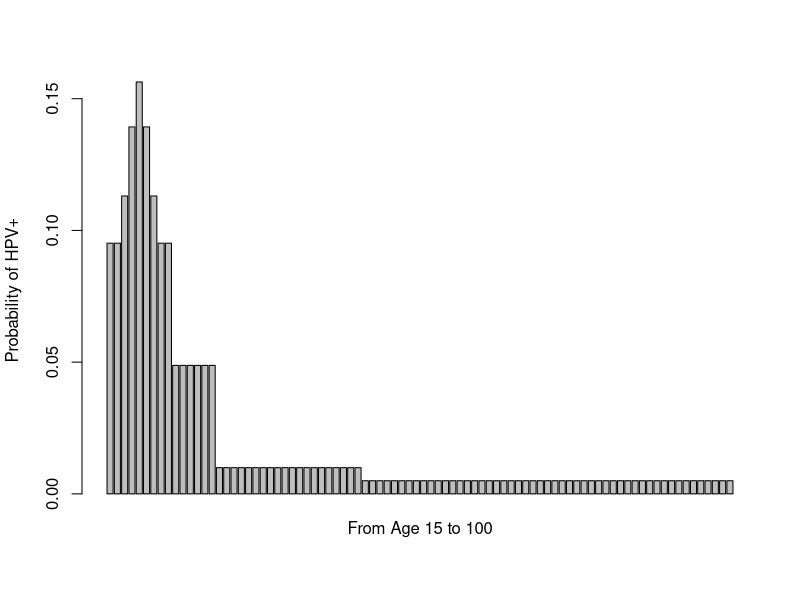
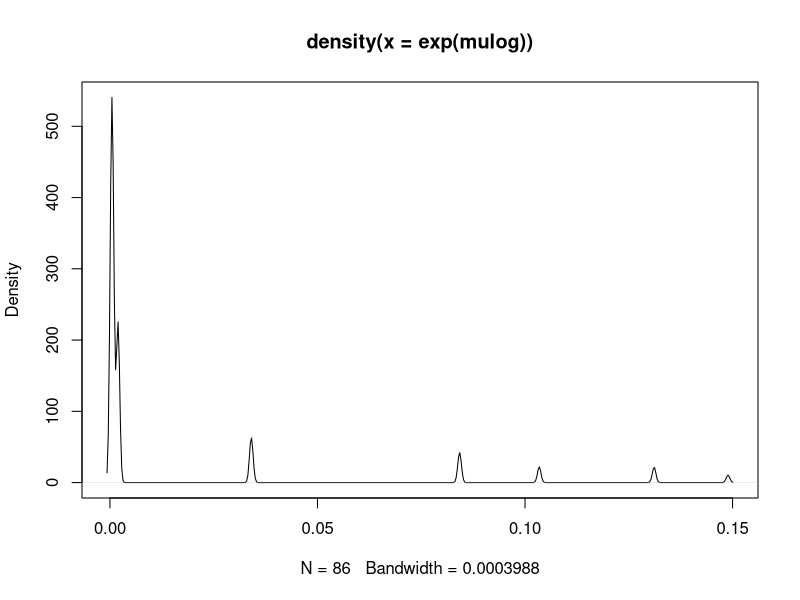

Reproduce these figures in R, in order.
library(tidyverse)
library(readxl)

# ==========================================================================================
# Thoughts on Model -------------------------------------------------------
# ==========================================================================================



# ==========================================================================================
# Misc --------------------------------------------------------------------
# ==========================================================================================

# Function to convert rate to probability assuming cons rate:
rateConversionCons <- function(r, timelength) {
 for (i in 1:timelength) {
  P <- 1 - exp(-r * 1:i)
 }
 print(P)
}

# Each cohort collected from each study's end-point. All data extracted only includes 
# estimates from per-protocol pop.

# COMPARISON GROUPS: VACCINE(A) AND PLACEBO (B).

# Note on conversion between rates and probabilities (Fleurence R., 2007):
# If an event occurs at a constant rate r per time unit t, then the probability that an 
# event will occur during time t is given by equation 1 (note that the unit of time used
# in r and t must be the same):

#      p = 1 - exp(-r * t)

# On the other hand, if we have a probability and we want to convert it to a rate,

#      r = - (1 / t) * log(1 - p)

# Included statistics for HPV-6, HPV-11, HPV-16, and HPV-18 as model assess quadrivalent
# vaccine efficacy.

# ==========================================================================================
# Age-specific all cause mortality --------------------------------------------------
# ==========================================================================================
# Import ASSA mortality table:
mort_data <- read_excel("Evidence_Synthesis/mortality tables.xls", 
                        sheet = "ASSA data", range = "B3:C94")

# Total Pop. divided by total deaths:
v_r_mort_by_age <- mort_data[, 2] / mort_data[, 1]
v_r_mort_by_age

# Therefore, all-less HPV mortality calculated as All-cause mortality - HPV mortality, i.e.
# the number of people who die due to cervical cancer.

# ==========================================================================================
# Age-specific HPV incidence ----------------------------------------------------
# ==========================================================================================

# Study 1: Sinanovic, E., et al. 2009 -------------------------------------
# The potential cost-effectiveness of adding a human papillomavirus vaccine to the cervical
# cancer screening programme in South Africa

# Age-specific incidence:
age_group <- c("15-16", "17", "18", "19", "20", "21", "22-23", "24-29", "30-49", "50≥")
incidence <- as.numeric(c(.1, .12, .15, .17, .15, .12, .1, .05, .01, .005))

# Convert rate to probability:
p_Age <- 1 - exp(-incidence * 1)

Pr_Age <- cbind(age_group, round(p_Age, 4))
Pr_Age

p_Age <- c(rep(p_Age[1], length(15:16)), rep(p_Age[2], 1), rep(p_Age[3], 1), 
           rep(p_Age[4], 1), rep(p_Age[5], 1), rep(p_Age[6], 1), 
           rep(p_Age[7], length(22:23)), rep(p_Age[8], length(24:29)), 
           rep(p_Age[9], length(30:49)), rep(p_Age[10], length(50:100)))
barplot(p_Age, names.arg = "From Age 15 to 100", ylab = "Probability of HPV+")


	s2 <- .05^2
	mulog <- rep(NA, length(p_Age))
for (i in 1:length(p_Age)) {
 	mulog[i] <- log(p_Age[i]) - .5*log(1+s2/p_Age[i]^2)
 	s2log <- log(1+(s2/p_Age[i]^2))
	 sigmalog <- sqrt(s2log)
}
 plot(density(exp(mulog)))


# ==========================================================================================
# Vaccine efficacy --------------------------------------------------------
# ==========================================================================================

# Study 1: Munoz N., et al. 2009 ------------------------------------------
# Safety, immunogenicity, and eðcacy of quadrivalent human papillomavirus (types 6, 11, 16, 
# 18) recombinant vaccine in women aged 24–45 years: a randomised, double-blind trial.

# Women aged 24–45 years with no history of genital warts or cervical disease were enrolled 
# from community health centres, academic health centres, and primary health-care providers 
# into an ongoing multicentre, parallel, randomised, placebo-controlled, double-blind study.

# Events by group:
# tA:4
# nA:1615

# tB:41
# nB:1607

# ==========================================================================================
# Genital Warts -----------------------------------------------------------
# ==========================================================================================
# Probability of Condyloma.

# Study 1: Villa L, et al. 2006 -------------------------------------------
# High sustained efficacy of a prophylactic quadrivalent human papillomavirus types 
# 6/11/16/18 L1 virus-like particle vaccine through 5 years of follow-up.

# The study enrolled nonpregnant, healthy women who had no prior abnormal Pap smears, and 
# reported a lifetime history of four or fewer male sex partners.

# Events by group:
# tA:0
# nA:235

# tB:3
# nB:233

# Study 2: Garland S., et al. 2007 ----------------------------------------
# Quadrivalent Vaccine against Human Papillomavirus to Prevent Anogenital Diseases.

# Vaccine Efficacy against External Anogenital, Vaginal, and Cervical Lesions Associated 
# with HPV-6, HPV-11, HPV-16, or HPV-18 or Regardless of HPV Type.

# Events by group:
# tA:0
# nA:2261

# tB:48
# nB:2279

# Study 3: Perez G., et al. 2008 ------------------------------------------
# Safety, immunogenicity, and efficacy of quadrivalent human papillomavirus (types 6, 11, 16, 
# 18) L1 virus-like-particle vaccine in Latin American women.

# This study did not exclude subjects with prior HPV infection.

# Events by group:
# tA:0
# nA:2429

# tB:45
# nB:2396

# ==========================================================================================
# LSIL -----------------------------------------------------
# ==========================================================================================
# Low-Grade Squamous Intraepithelial Lesions

# Data collated from per-protocol population. CIN 1 graded as LSIL.

# Study 1: Wei L., et al. 2018 --------------------------------------------
# Efficacy of quadrivalent human papillomavirus vaccine against persistent infection and 
# genital disease in Chinese women: A randomized, placebo-controlled trial with 78-month 
# follow-up.

# Pregnant women and those with a history of genital warts or significant cervical disease, 
# active cervical disease, or prior HPV vaccine recipients were excluded.

# Events by group:
# tA:1
# nA:1271

# tB:29
# nB:1243

# Study 2: Catellsague X., et al. 2011 ------------------------------------
# End-of-study safety, immunogenicity, and efficacy of quadrivalent HPV (types 6, 11, 16, 
# 18) recombinant vaccine in adult women 24–45 years of age.

# Study enrolled 3819 24–45-year-old women with no history of cervical disease or genital 
# warts in the past 5 years.

# Events by group:
# tA:0
# nA:1578

# tB:25
# nB:1583

# Study 3: Garland S., et al. 2007 ----------------------------------------
# Quadrivalent Vaccine against Human Papillomavirus to Prevent Anogenital Diseases.

# Vaccine Efficacy against External Anogenital, Vaginal, and Cervical Lesions Associated 
# with HPV-6, HPV-11, HPV-16, or HPV-18 or Regardless of HPV Type.

# Events by group:
# tA:0
# nA:2241

# tB:49
# nB:2258

# Study 4: Perez G., et al. 2008 ------------------------------------------
# Safety, immunogenicity, and efficacy of quadrivalent human papillomavirus (types 6, 11, 16, 
# 18) L1 virus-like-particle vaccine in Latin American women.

# This study did not exclude subjects with prior HPV infection.

# Events by group:
# tA:2
# nA:2415

# tB:29
# nB:2377

# ==========================================================================================
# HSIL -----------------------------------------------------
# ==========================================================================================
# High-Grade Squamous Intraepithelial Lesions.

# Data collated from per-protocol population. CIN 2/3 graded as HSIL.

# Study 1: Wei L., et al. 2018 --------------------------------------------
# Efficacy of quadrivalent human papillomavirus vaccine against persistent infection and 
# genital disease in Chinese women: A randomized, placebo-controlled trial with 78-month 
# follow-up.

# Pregnant women and those with a history of genital warts or significant cervical disease, 
# active cervical disease, or prior HPV vaccine recipients were excluded.

# Events by group:
# tA:0 
# nA:1271

# tB:3
# nB:1243

# Study 2: Catellsague X., et al. 2011 ------------------------------------
# End-of-study safety, immunogenicity, and efficacy of quadrivalent HPV (types 6, 11, 16, 
# 18) recombinant vaccine in adult women 24–45 years of age.

# Study enrolled 3819 24–45-year-old women with no history of cervical disease or genital 
# warts in the past 5 years.

# Events by group:
# tA:0
# nA:1578

# tB:0
# nB:1583

# Study 3: Garland S., et al. 2007 ----------------------------------------
# Quadrivalent Vaccine against Human Papillomavirus to Prevent Anogenital Diseases.

# Vaccine Efficacy against External Anogenital, Vaginal, and Cervical Lesions Associated 
# with HPV-6, HPV-11, HPV-16, or HPV-18 or Regardless of HPV Type.

# Events by group:
# tA:0
# nA:2241

# tB:38
# nB:2258

# Study 4: Perez G., et al. 2008 ------------------------------------------
# Safety, immunogenicity, and efficacy of quadrivalent human papillomavirus (types 6, 11, 16, 
# 18) L1 virus-like-particle vaccine in Latin American women.

# This study did not exclude subjects with prior HPV infection.

# Events by group:
# tA:1
# nA:2415

# tB:21
# nB:2377

# ==========================================================================================
# Cervical Adenocarcinoma -------------------------------------------------
# ==========================================================================================
# Use observational studies to obtain incidence or prevalence.

# Study 1: Sinanovic, E., et al. 2009 -------------------------------------
# The potential cost-effectiveness of adding a human papillomavirus vaccine to the cervical
# cancer screening programme in South Africa

# Progression rate HSIL to stage I cancer:

# Data collated from per-protocol population.

# Study 1: Garland S., et al. 2007 ----------------------------------------
# Quadrivalent Vaccine against Human Papillomavirus to Prevent Anogenital Diseases.

# Vaccine Efficacy against External Anogenital, Vaginal, and Cervical Lesions Associated 
# with HPV-6, HPV-11, HPV-16, or HPV-18 or Regardless of HPV Type.

# Events by group:
# tA:0
# nA:2241

# tB:6
# nB:2258